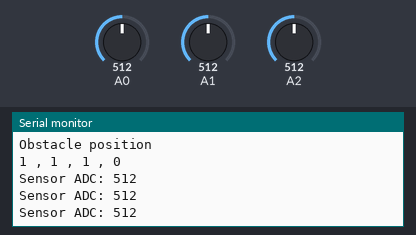
Simulated run of this sketch. Board: Arduino Uno, built with avr-gcc and run on an emulated ATmega328P. Shown: the last lines printed to the serial monitor. The test bench sets the inputs (shaded band); at power-on: A0 = 512, A1 = 512, A2 = 512.

Above: at 1.2 s.
1.3 s: A0 set to 486
At 2.25 s:
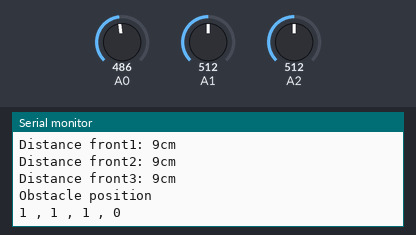
2.8 s: A0 set to 467
At 3.39 s:
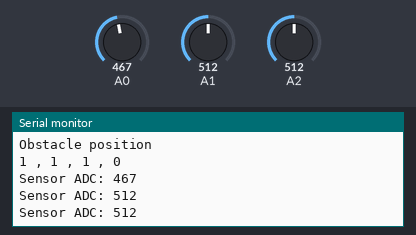
4.3 s: A1 set to 19
At 4.82 s:
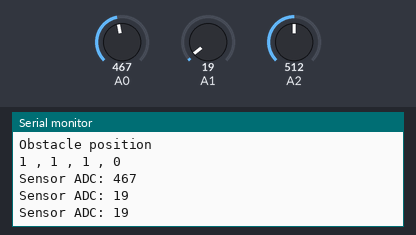
5.8 s: A1 set to 15
At 6.26 s:
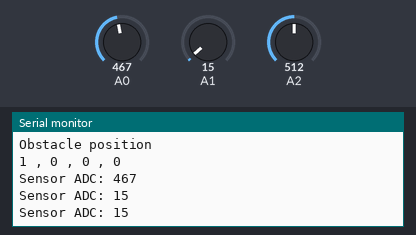
7.3 s: A0 set to 76
At 8.43 s:
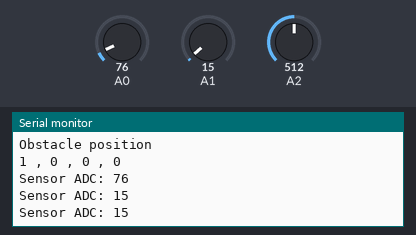
8.8 s: A0 set to 66
At 9.88 s:
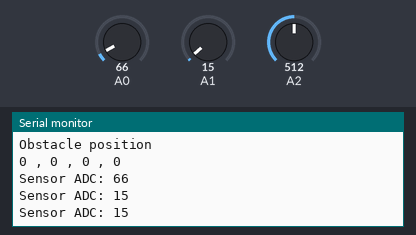
Timing chart, 0 to 11.3 s (numbered marks = the images above; inputs shaded):
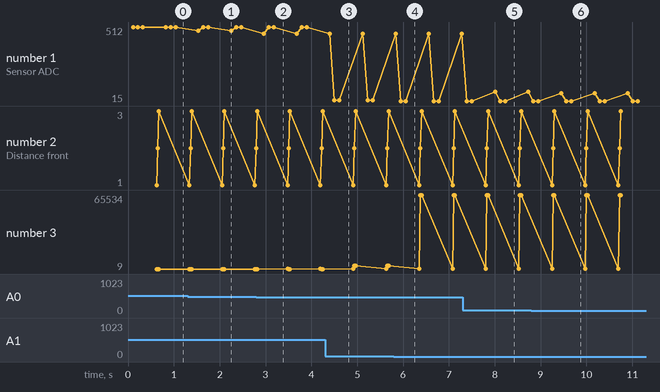

Measured:
- the behaviour switches between 475 and 474 on A0 (found by bisection; images 1 and 2)
- after the input at 1.3 s, the serial monitor: prints a new line after 0.24 s (image 1)
- after the input at 2.8 s, the serial monitor: prints a new line after 0.17 s (image 2)
- after the input at 4.3 s, the serial monitor: prints a new line after 0.20 s (image 3)
- after the input at 5.8 s, the serial monitor: prints a new line after 0.15 s (image 4)
- after the input at 7.3 s, the serial monitor: prints a new line after 0.71 s (image 5)
- after the input at 8.8 s, the serial monitor: prints a new line after 0.66 s (image 6)
- plotted number 1: 512 → 19 after the input at 4.3 s, 467 → 76 after the input at 7.3 s

The sketch:

SHARPIRsense2.ino
```cpp
#include "DualVNH5019MotorShield.h"

#define IR A0

DualVNH5019MotorShield md;

//sensors
float front_sensor1 = 0;
float front_sensor2 = 0;
float left_sensor = 0;

unsigned short disf1 = 0;
unsigned short disf2 = 0;
unsigned short disf3 = 0;
unsigned short disL1 = 0;
unsigned short ps1_median = 0;
unsigned short ps2_median = 0;
unsigned short ps3_median = 0;
unsigned short ps4_median = 0;
int A[51];
int B[51];
int C[51];
int D[51];
int O[4];


int partitionA(int A[51],int start,int last)
{
  int pIndex, pivot, j;
  unsigned short temp;
  pivot = A[last];
  pIndex = start - 1;
  for(j=start; j<=last; j++)
  {
    if(A[j]<pivot)
    {
      pIndex++;
      temp = A[pIndex];
      A[pIndex] = A[j];
      A[j] = temp;
    }
  }
  pIndex++;
  temp = A[pIndex];
  A[pIndex] = A[j];
  A[j] = temp;
  return pIndex;
}

void quicksortA(int A[51], int start, int last)
{
  int pIndex;
  if(start < last)
  {
    int pIndex = partitionA(A, start, last);
    quicksortA(A, start, pIndex-1);
    quicksortA(A, pIndex+1, last);
  }
}

int partitionB(int B[51],int start,int last)
{
  int pIndex, pivot, j;
  unsigned short temp;
  pivot = B[last];
  pIndex = start - 1;
  for(j=start; j<=last; j++)
  {
    if(B[j]<pivot)
    {
      pIndex++;
      temp = B[pIndex];
      B[pIndex] = B[j];
      B[j] = temp;
    }
  }
  pIndex++;
  temp = B[pIndex];
  B[pIndex] = B[j];
  B[j] = temp;
  return pIndex;
}

void quicksortB(int B[51], int start, int last)
{
  int pIndex;
  if(start < last)
  {
    int pIndex = partitionB(B, start, last);
    quicksortB(B, start, pIndex-1);
    quicksortB(B, pIndex+1, last);
  }
}

int partitionC(int C[51],int start,int last)
{
  int pIndex, pivot, j;
  unsigned short temp;
  pivot = C[last];
  pIndex = start - 1;
  for(j=start; j<=last; j++)
  {
    if(C[j]<pivot)
    {
      pIndex++;
      temp = C[pIndex];
      C[pIndex] = C[j];
      C[j] = temp;
    }
  }
  pIndex++;
  temp = C[pIndex];
  C[pIndex] = C[j];
  C[j] = temp;
  return pIndex;
}

void quicksortC(int C[51], int start, int last)
{
  int pIndex;
  if(start < last)
  {
    int pIndex = partitionC(C, start, last);
    quicksortC(C, start, pIndex-1);
    quicksortC(C, pIndex+1, last);
  }
}

void ps1_reading()
{
  for(int x=0; x<51 ; x++)
  {
    A[x] = analogRead(A0);
    delay(2);
  }
  quicksortA(A,0,25);
  Serial.print("Sensor ADC: ");
  Serial.println(A[25]);
  ps1_median = A[25];
}


void ps2_reading()
{
  for(int x=0; x<51 ; x++)
  {
    B[x] = analogRead(A1);
    delay(2);
  }
  quicksortB(B,0,25);
  Serial.print("Sensor ADC: ");
  Serial.println(B[25]);
  ps2_median = B[25];
}

void ps3_reading()
{
  for(int x=0; x<51 ; x++)
  {
    C[x] = analogRead(A2);
    delay(2);
  }
  quicksortC(C,0,25);
  Serial.print("Sensor ADC: ");
  Serial.println(B[25]);
  ps3_median = C[25];
}

void sensors()
{
  disf1 = (5485/(ps1_median-17))-2;
  disf2 = (5485/(ps2_median-17))-2;
  disf3 = (5485/(ps2_median-17))-2;
  disL1 = (10975/(ps2_median-14))-2;
  delay(300);
}

void obstacle()
{
  O[0] = 0;
  O[1] = 0;
  O[2] = 0;
  O[3] = 0;

  while(disf1 < 15)
  {
    O[0] = 1;
    break;
  }
  while(disf2 < 15)
  {
    O[1] = 1;
    break;
  }
    while(disf3 < 15)
  {
    O[2] = 1;
    break;
  }
}

void printdistance()
{
  Serial.print("Distance front1: ");
  Serial.print(disf1);
  Serial.println("cm");
  Serial.print("Distance front2: ");
  Serial.print(disf2);
  Serial.println("cm");
  Serial.print("Distance front3: ");
  Serial.print(disf3);
  Serial.println("cm");
  Serial.println("Obstacle position ");
  Serial.print(O[0]);
  Serial.print(" , ");
  Serial.print(O[1]);
  Serial.print(" , ");
  Serial.print(O[2]);
  Serial.print(" , ");
  Serial.println(O[3]);

  delay(50);
}

void setup()
{
  Serial.begin(9600);
  md.init();
}

void loop()
{
  ps1_reading();
  ps2_reading();
  ps3_reading();
  sensors();
  obstacle();
  printdistance();

}
```
